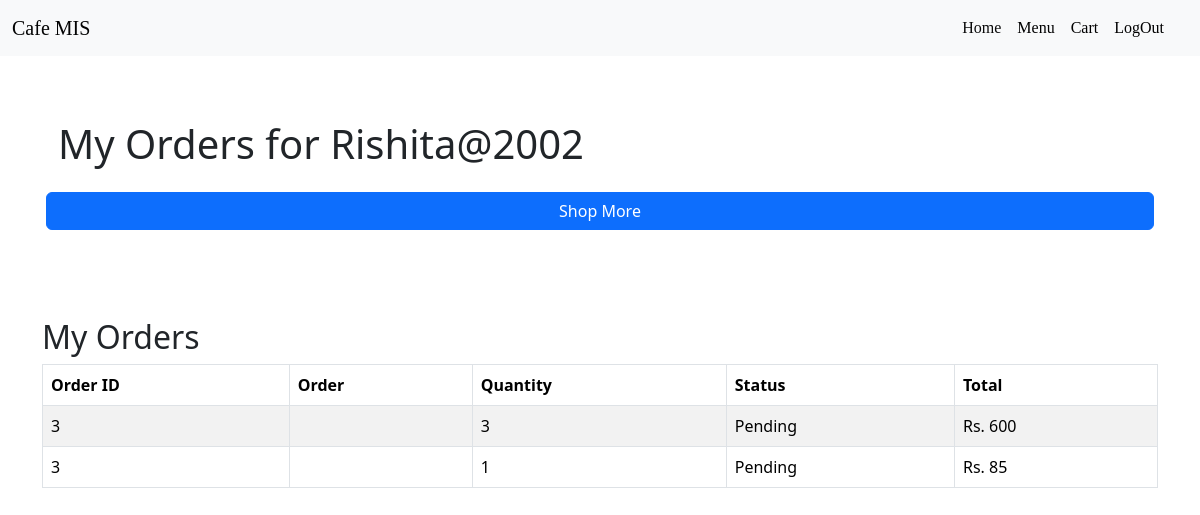
The app's page /pos/myorder (signed in) with its own data.
### pos/models.py (models this page shows, shortened)
class OrderItem(models.Model):
    order = models.ForeignKey(Order, on_delete=models.CASCADE)
    menuorder = models.ForeignKey(amenu, on_delete=models.CASCADE, related_name='menu_ordered_items')
    quantity = models.IntegerField(default=1)
    total_price = models.FloatField(null=True, blank=True)
    @property
    def total(self):
        return int(self.menuorder.price) * self.quantity

class Order(models.Model):
    STATUS_CHOICES = (
        ('pending', 'Pending'),
        ('accepted', 'Accepted'),
        ('shipped', 'Shipped'),
        ('delivered', 'Delivered'),
        ('canceled', 'Canceled'),
    )
    status = models.CharField(max_length=10, choices=STATUS_CHOICES, default='pending')
    user = models.ForeignKey(User, on_delete=models.CASCADE, related_name='user_orders')
    menu_order = models.ManyToManyField(amenu, through='OrderItem')
    created_at = models.DateTimeField(auto_now_add=True)
    total_amount = models.FloatField()
    @property
    def get_status_display(self):
        return dict(self.STATUS_CHOICES).get(self.status)

### menu/models.py (models this page shows)
class amenu(models.Model):
    food_category=models.ForeignKey(category,on_delete=models.CASCADE,null=True,blank=True)
    name = models.CharField( max_length=50)
    price = models.IntegerField()
    picture= models.FileField(upload_to='product/',null=True ,blank=True)
    quantity = models.IntegerField()

### pos/views.py (the view)
# urls.py: path('myorder',views.myorders, name='myorder'),
@login_required
def myorders(request):
    user = request.user
    user_orders = Order.objects.filter(user=user)  # Use a different variable name to avoid conflict
    orders = OrderItem.objects.filter(order__in=user_orders).order_by("-id")
    return render(request, 'pos/myorder.html', {'orders': orders})

### template/pos/myorder.html (shortened to what this page needs)
{% extends "customer/base.html" %}
{% block page %}
<div class="container my-5">
    <div class="row my-3 p-3">
        <h1 class="mb-4">My Orders for {{ user.username }}</h1>
        <a href="{% url 'menu' %}" class="btn btn-primary mb-4">Shop More</a>
    </div>
    <div class="row mt-5">
        <div class="col-12">
            <h2>My Orders</h2>
            <table class="table table-bordered table-striped">
                <thead>
                    <tr>
                        <th>Order ID</th>
                        <th>Order</th>
                        <th>Quantity</th>
                        <th>Status</th>
                        <th>Total</th>
                    </tr>
                </thead>
                <tbody>
                    {% for order in orders %}
                    <tr>
                        <td>{{ order.order.id }}</td>
                        <td>{{ order.productorder.name }}</td>
                        <td>{{ order.quantity }}</td>
                        <td>{{ order.order.get_status_display }}</td>
                        <td>Rs. {{ order.total }}</td>
                    </tr>
                    {% endfor %}
                </tbody>
            </table>
        </div>
    </div>
</div>
{% endblock page %}

### records on screen
OrderItem: order.id "3", quantity "3", order.status "Pending", total "600"
OrderItem: order.id "3", quantity "1", order.status "Pending", total "85"

### other values on screen
{{ user.username }} "Rishita@2002"
